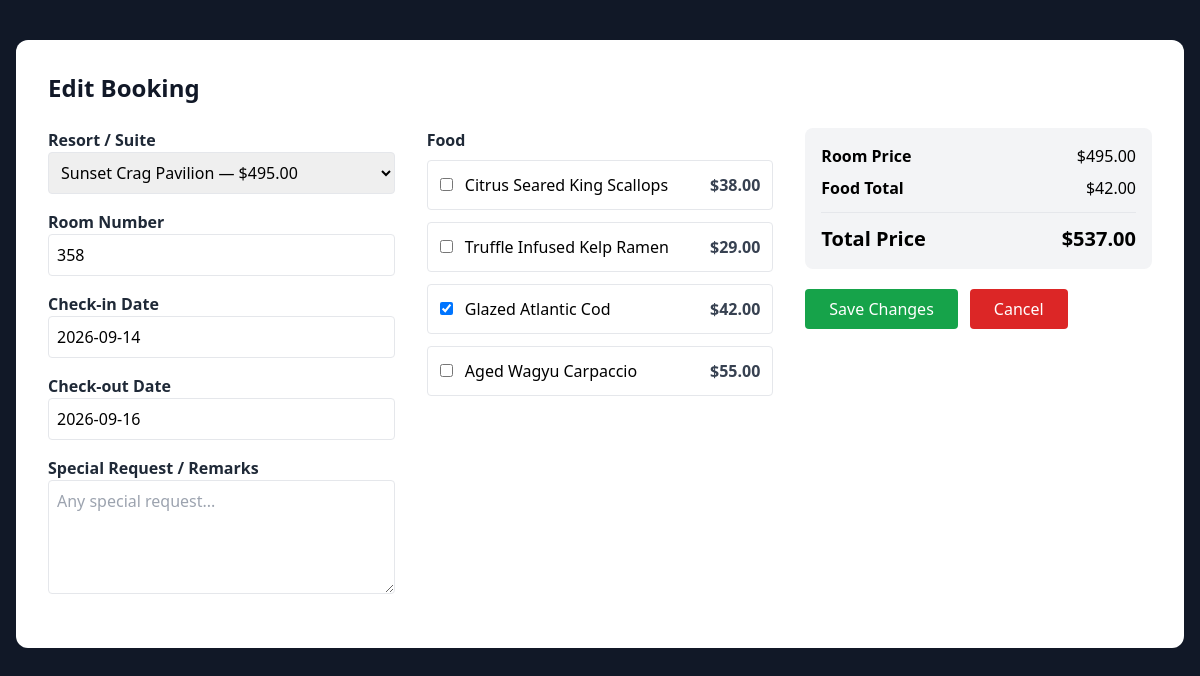
The app's page /edit.php?id=4 with its own data.
### tables this page shows
CREATE TABLE `bookings` (
  `id` int(11) NOT NULL,
  `customer_name` varchar(255) NOT NULL,
  `resort_name` varchar(255) NOT NULL,
  `room_number` int(11) NOT NULL,
  `check_in` date NOT NULL,
  `check_out` date NOT NULL,
  `total_price` decimal(10,2) NOT NULL,
  `food_items` text DEFAULT NULL,
  `remarks` text DEFAULT NULL,
  `created_at` timestamp NOT NULL DEFAULT current_timestamp(),
  `booking_month` varchar(20) DEFAULT NULL,
  `booking_date` date DEFAULT NULL
);

### config/constants.php (called while the page is built, shortened)
<?php
$ROOM_PRICES = [
    'Ocean Oasis Suite' => 550,
    'Minimalist Skyline' => 420,
    'Botanical Sanctuary' => 310,
    'Emerald Canopy Treehouse' => 360,
    'Sunset Crag Pavilion' => 495
];
$FOOD_PRICES = [
    'Citrus Seared King Scallops' => 38,
    'Truffle Infused Kelp Ramen' => 29,
    'Glazed Atlantic Cod' => 42,
    'Aged Wagyu Carpaccio' => 55
];

### edit.php (the view, shortened to what this page needs)
<?php
require_once 'config/database.php';
require_once 'config/constants.php';
$id = intval($_GET['id']);
$stmt = $pdo->prepare("SELECT * FROM bookings WHERE id = ?");
$stmt->execute([$id]);
$booking = $stmt->fetch();
$currentFoods = !empty($booking['food_items'])
    ? explode(", ", $booking['food_items'])
    : [];
?>
<!DOCTYPE html>
<html lang="en">
<head>
<script src="https://cdn.tailwindcss.com"></script>
<link rel="stylesheet" href="https://cdn.jsdelivr.net/npm/flatpickr/dist/flatpickr.min.css">
</head>
<body class="bg-gray-900 flex justify-center items-start min-h-screen py-10 px-4 overflow-y-auto">
<div class="bg-white p-6 md:p-8 rounded-xl w-full max-w-7xl">
<h2 class="text-2xl font-bold mb-6 text-gray-900">
    Edit Booking
</h2>
<form method="POST">
<div class="grid grid-cols-1 md:grid-cols-3 gap-8">
<div>
<label class="font-bold text-gray-800">
    Resort / Suite
</label>
<select
    name="resort_name"
    id="resort_name"
    class="w-full border p-2 rounded mb-4"
    onchange="calculateTotal()"
>
<?php foreach ($ROOM_PRICES as $roomName => $roomPrice): ?>
<option
    value="<?= htmlspecialchars($roomName) ?>"
    data-price="<?= $roomPrice ?>"
    <?= $booking['resort_name'] === $roomName ? 'selected' : '' ?>
>
    <?= htmlspecialchars($roomName) ?> — $<?= number_format($roomPrice, 2) ?>
</option>
<?php endforeach; ?>
</select>
<label class="font-bold text-gray-800">
    Room Number
</label>
<input
    type="number"
    name="room_number"
    value="<?= htmlspecialchars($booking['room_number']) ?>"
    class="w-full border p-2 rounded mb-4"
>
<label class="font-bold text-gray-800">
    Check-in Date
</label>
<input
    type="text"
    id="check_in"
    name="check_in"
    autocomplete="off"
    readonly
    value="<?= htmlspecialchars($booking['check_in'] ? date('Y-m-d', strtotime($booking['check_in'])) : '') ?>"
    class="w-full border p-2 rounded mb-4 cursor-pointer bg-white"
>
<label class="font-bold text-gray-800">
    Check-out Date
</label>
<input
    type="text"
    id="check_out"
    name="check_out"
    autocomplete="off"
    readonly
    value="<?= htmlspecialchars($booking['check_out'] ? date('Y-m-d', strtotime($booking['check_out'])) : '') ?>"
    class="w-full border p-2 rounded mb-4 cursor-pointer bg-white"
>
<label class="font-bold text-gray-800">
    Special Request / Remarks
</label>
<textarea
    name="remarks"
    rows="4"
    maxlength="500"
    placeholder="Any special request..."
    class="w-full border p-2 rounded mb-4"
><?= htmlspecialchars($booking['remarks'] ?? '') ?></textarea>
</div>
<div>
<label class="font-bold text-gray-800">
    Food
</label>
<div class="grid grid-cols-1 sm:grid-cols-2 md:grid-cols-1 gap-3 mb-5 mt-2">
<?php foreach ($FOOD_PRICES as $foodName => $foodPrice): ?>
<label class="flex items-center justify-between border p-3 rounded">
    <div>
        <input
            type="checkbox"
            name="food_items[]"
            value="<?= htmlspecialchars($foodName) ?>"
            data-price="<?= $foodPrice ?>"
            onchange="calculateTotal()"
            <?= in_array($foodName, $currentFoods) ? 'checked' : '' ?>
        >
        <span class="ml-2">
            <?= htmlspecialchars($foodName) ?>
        </span>
    </div>
    <span class="font-bold text-gray-700">
        $<?= number_format($foodPrice, 2) ?>
    </span>
</label>
<?php endforeach; ?>
</div>
</div>
<div>
<div class="bg-gray-100 rounded-lg p-4 mb-5">
    <div class="flex justify-between mb-2">
        <span class="font-semibold">
            Room Price
        </span>
        <span id="roomPriceDisplay">
        </span>
    </div>
    <div class="flex justify-between mb-2">
        <span class="font-semibold">
            Food Total
        </span>
        <span id="foodPriceDisplay">
        </span>
    </div>
    <hr class="my-3">
    <div class="flex justify-between text-xl font-bold">
        <span>
            Total Price
        </span>
        <span id="totalPriceDisplay">
        </span>
    </div>
</div>
<div class="flex gap-3">
<button
    type="submit"
    class="bg-green-600 text-white px-6 py-2 rounded hover:bg-green-700"
>
    Save Changes
</button>
<a
    href="index.php"
    class="bg-red-600 text-white px-6 py-2 rounded hover:bg-red-700"
>
    Cancel
</a>
</div>
</div>
</div>
</form>
</div>
</body>
</html>

### records on screen
bookings: resort_name "Sunset Crag Pavilion — $495.00", room_number "358", check_in "2026-09-14", check_out "2026-09-16", food_items "☑"

### other values on screen
$foodName "Citrus Seared King Scallops"
$foodPrice "38.00"
$foodName "Truffle Infused Kelp Ramen"
$foodPrice "29.00"
$foodName "Glazed Atlantic Cod"
$foodPrice "42.00"
$foodName "Aged Wagyu Carpaccio"
$foodPrice "55.00"
